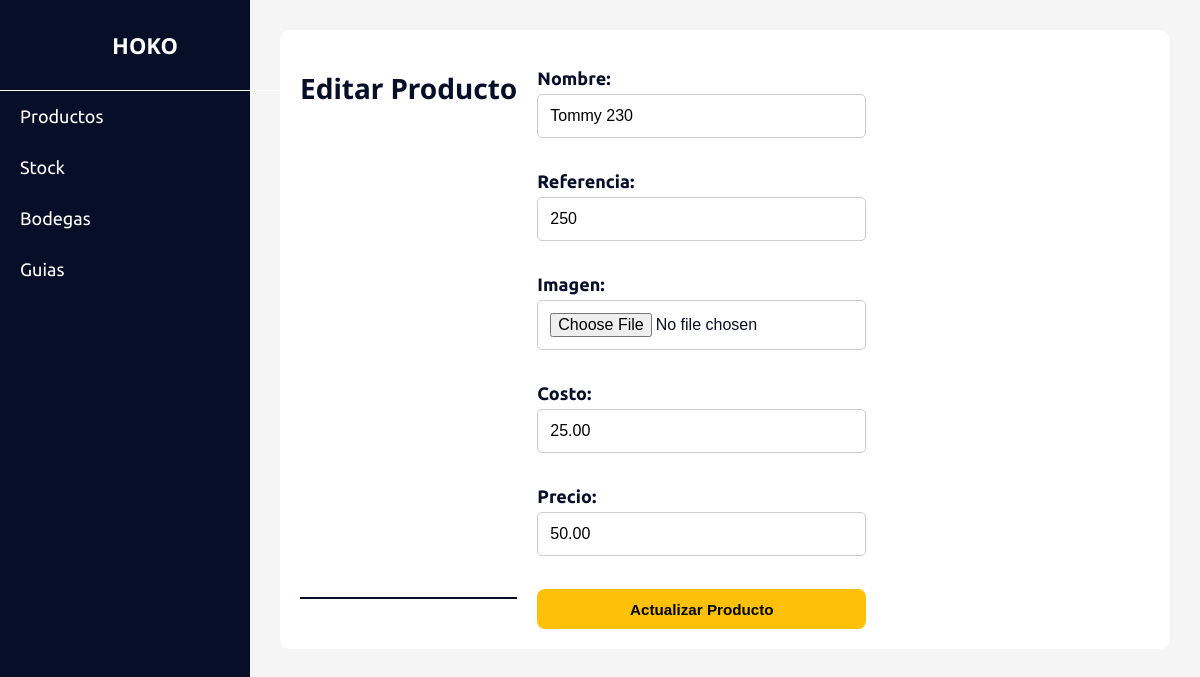
Page /productos/1/editar/ on the committed database.
### envios/models.py (models this page shows, shortened)
class Producto(models.Model):
    nombre = models.CharField(max_length=100)
    referencia = models.CharField(max_length=50, blank=True, null=True)
    imagen = models.ImageField(upload_to='productos/', blank=True, null=True)
    costo = models.DecimalField(max_digits=10, decimal_places=2, default=Decimal('0.00'))
    precio = models.DecimalField(max_digits=10, decimal_places=2, default=Decimal('0.00'))

### envios/views.py (the view)
# urls.py: path('productos/<int:id>/editar/', views.editar_producto, name='editar_producto'),
def editar_producto(request, id):
    producto = get_object_or_404(Producto, id=id)
    if request.method == 'POST':
        form = ProductoForm(request.POST, request.FILES, instance=producto)
        if form.is_valid():
            form.save()
            return redirect('listar_productos')
    else:
        form = ProductoForm(instance=producto)
    return render(request, 'productos/editar_producto.html', {'form': form})

### envios/forms.py
class ProductoForm(forms.ModelForm):
    class Meta:
        model = Producto
        fields = '__all__'
        widgets = {
            'nombre': forms.TextInput(attrs={'class': 'form-control'}),
            'referencia': forms.TextInput(attrs={'class': 'form-control'}),
            'imagen': forms.FileInput(attrs={'class': 'form-control'}),
            'costo': forms.NumberInput(attrs={'class': 'form-control'}),
            'precio': forms.NumberInput(attrs={'class': 'form-control'}),
        }

### templates/productos/editar_producto.html (shortened to what this page needs)
{% extends 'base.html' %}
{% block content %}
<div class="form-container">
  <h1>Editar Producto</h1>
  <form method="post" enctype="multipart/form-data">
    {{ form.as_p }}
    <button type="submit" class="btn editar">Actualizar Producto</button>
  </form>
</div>
{% endblock %}

### static/css/styles_productos.css (style rules this page uses)
body { font-family: 'Ubuntu', sans-serif; margin: 0; padding: 0; background-color: #f5f5f5; color: #070E27; font-size: 18px; }
h1, h2, h3 { font-family: 'Noto Sans', sans-serif; font-size: 32px; color: #070E27; }
.main-content h1 { text-align: center; font-size: 28px; font-weight: bold; color: #070E27; border-bottom: 2px solid #070E27; margin-bottom: 30px; padding-bottom: 10px; }
.btn { padding: 0.6rem 1.2rem; border: none; border-radius: 8px; background-color: #4a90e2; color: white; font-size: 0.95rem; cursor: pointer; transition: background-color 0.3s ease; height: 2.5rem; }
.btn.editar { background-color: #FFC107; color: #000; }

### static/css/styles.css (style rules this page uses)
body { font-family: 'Ubuntu', sans-serif; margin: 0; padding: 0; background-color: #f5f5f5; color: #070E27; font-size: 18px; }
h1, h2, h3 { font-family: 'Noto Sans', sans-serif; font-size: 32px; color: #070E27; }
.main-content h1 { text-align: center; font-size: 28px; font-weight: bold; color: #070E27; border-bottom: 2px solid #070E27; margin-bottom: 30px; padding-bottom: 10px; }
.form-container { display: flex; flex-wrap: wrap; gap: 20px; background-color: white; padding: 20px; border-radius: 10px; }
input, select { width: 100%; padding: 12px; margin-bottom: 15px; box-sizing: border-box; border: 1px solid #ccc; border-radius: 5px; font-size: 16px; }
label { font-weight: bold; display: block; margin-bottom: 5px; }
.btn { padding: 0.6rem 1.2rem; border: none; border-radius: 8px; background-color: #4a90e2; color: white; font-size: 0.95rem; cursor: pointer; transition: background-color 0.3s ease; height: 2.5rem; }
.btn.editar { background-color: #FFC107; color: #000; }
button, form button { background-color: #070E27; color: white; border: none; padding: 15px; width: 100%; border-radius: 5px; font-size: 16px; cursor: pointer; font-weight: bold; margin-top: auto; }

### rows in the picture
Producto: nombre "Tommy 230", referencia "250", costo "25.00", precio "50.00"
